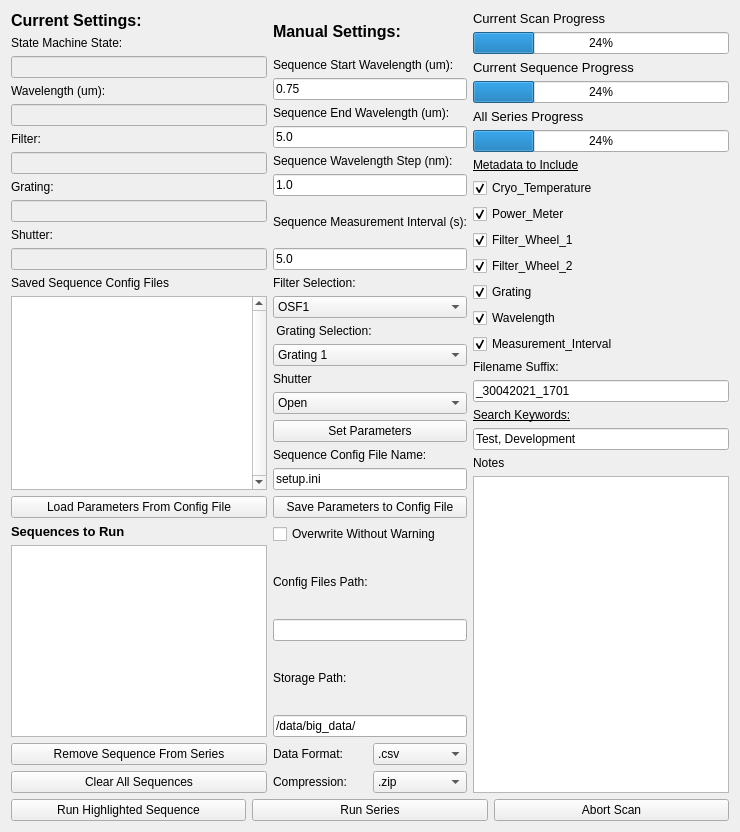
     <widget class="QWidget" name="tab2_single_scan">
      <attribute name="title">
       <string>Sequence</string>
      </attribute>
      <layout class="QGridLayout" name="gridLayout_4">
       <item row="0" column="0" rowspan="2">
        <layout class="QGridLayout" name="current_params_gridLayout_tab2">
         <item row="0" column="0">
          <widget class="QLabel" name="curent_parameters_title_tab2">
           <property name="font">
            <font>
             <pointsize>12</pointsize>
             <weight>75</weight>
             <bold>true</bold>
            </font>
           </property>
           <property name="text">
            <string>Current Settings:</string>
           </property>
          </widget>
         </item>
         <item row="6" column="0">
          <widget class="QLineEdit" name="osf_current_ledit_tab2">
           <property name="enabled">
            <bool>false</bool>
           </property>
          </widget>
         </item>
         <item row="10" column="0">
          <widget class="QLineEdit" name="shutter_current_ledit_tab2">
           <property name="enabled">
            <bool>false</bool>
           </property>
          </widget>
         </item>
         <item row="3" column="0">
          <widget class="QLabel" name="wavelength_current_label_tab2">
           <property name="text">
            <string>Wavelength (um):</string>
           </property>
          </widget>
         </item>
         <item row="7" column="0">
          <widget class="QLabel" name="grating_current_label_tab2">
           <property name="text">
            <string>Grating:</string>
           </property>
          </widget>
         </item>
         <item row="1" column="0">
          <widget class="QLabel" name="state_label_tab2">
           <property name="text">
            <string>State Machine State:</string>
           </property>
          </widget>
         </item>
         <item row="5" column="0">
          <widget class="QLabel" name="osf_current_label_tab2">
           <property name="text">
            <string>Filter:</string>
           </property>
          </widget>
         </item>
         <item row="9" column="0">
          <widget class="QLabel" name="shutter_current_label_tab2">
           <property name="text">
            <string>Shutter:</string>
           </property>
          </widget>
         </item>
         <item row="4" column="0">
          <widget class="QLineEdit" name="wavelength_current_ledit_tab2">
           <property name="enabled">
            <bool>false</bool>
           </property>
           <property name="text">
            <string/>
           </property>
          </widget>
         </item>
         <item row="8" column="0">
          <widget class="QLineEdit" name="grating_current_ledit_tab2">
           <property name="enabled">
            <bool>false</bool>
           </property>
          </widget>
         </item>
         <item row="2" column="0">
          <widget class="QLineEdit" name="state_lineEdit_tab2">
           <property name="enabled">
            <bool>false</bool>
           </property>
          </widget>
         </item>
        </layout>
       </item>
       <item row="0" column="1" rowspan="2">
        <layout class="QVBoxLayout" name="new_params_gridLayout_tab2">
         <item>
          <widget class="QLabel" name="new_parameters_title_tab2">
           <property name="font">
            <font>
             <pointsize>12</pointsize>
             <weight>75</weight>
             <bold>true</bold>
            </font>
           </property>
           <property name="text">
            <string>Manual Settings:</string>
           </property>
          </widget>
         </item>
         <item>
          <widget class="QLabel" name="sequence_start_wave_label">
           <property name="sizePolicy">
            <sizepolicy hsizetype="Maximum" vsizetype="Maximum">
             <horstretch>0</horstretch>
             <verstretch>0</verstretch>
            </sizepolicy>
           </property>
           <property name="text">
            <string>Sequence Start Wavelength (um):</string>
           </property>
          </widget>
         </item>
         <item>
          <widget class="QLineEdit" name="sequence_wave_start_ledit">
           <property name="sizePolicy">
            <sizepolicy hsizetype="Expanding" vsizetype="Maximum">
             <horstretch>0</horstretch>
             <verstretch>0</verstretch>
            </sizepolicy>
           </property>
           <property name="text">
            <string>0.75</string>
           </property>
           <property name="placeholderText">
            <string/>
           </property>
          </widget>
         </item>
         <item>
          <widget class="QLabel" name="sequence_end_wave_label">
           <property name="sizePolicy">
            <sizepolicy hsizetype="Maximum" vsizetype="Maximum">
             <horstretch>0</horstretch>
             <verstretch>0</verstretch>
            </sizepolicy>
           </property>
           <property name="text">
            <string>Sequence End Wavelength (um):</string>
           </property>
          </widget>
         </item>
         <item>
          <widget class="QLineEdit" name="sequence_wave_end_ledit">
           <property name="sizePolicy">
            <sizepolicy hsizetype="Expanding" vsizetype="Maximum">
             <horstretch>0</horstretch>
             <verstretch>0</verstretch>
            </sizepolicy>
           </property>
           <property name="text">
            <string>5.0</string>
           </property>
           <property name="placeholderText">
            <string/>
           </property>
          </widget>
         </item>
         <item>
          <widget class="QLabel" name="sequence_wave_step_label">
           <property name="sizePolicy">
            <sizepolicy hsizetype="Maximum" vsizetype="Maximum">
             <horstretch>0</horstretch>
             <verstretch>0</verstretch>
            </sizepolicy>
           </property>
           <property name="text">
            <string>Sequence Wavelength Step (nm):</string>
           </property>
          </widget>
         </item>
         <item>
          <widget class="QLineEdit" name="sequence_wave_step_ledit">
           <property name="sizePolicy">
            <sizepolicy hsizetype="Expanding" vsizetype="Maximum">
             <horstretch>0</horstretch>
             <verstretch>0</verstretch>
            </sizepolicy>
           </property>
           <property name="text">
            <string>1.0</string>
           </property>
           <property name="placeholderText">
            <string>1.0</string>
           </property>
          </widget>
         </item>
         <item>
          <widget class="QLabel" name="sequence_measure_int_label">
           <property name="text">
            <string>Sequence Measurement Interval (s):</string>
           </property>
          </widget>
         </item>
         <item>
          <widget class="QLineEdit" name="sequence_measure_int_ledit">
           <property name="text">
            <string>5.0</string>
           </property>
           <property name="placeholderText">
            <string/>
           </property>
          </widget>
         </item>
        </layout>
       </item>
       <item row="2" column="0" rowspan="2">
        <layout class="QVBoxLayout" name="add_sequence_verticalLayout_tab2">
         <item>
          <widget class="QLabel" name="sequence_config_files_label_tab2">
           <property name="text">
            <string>Saved Sequence Config Files</string>
           </property>
          </widget>
         </item>
         <item>
          <widget class="QListWidget" name="sequence_config_files_tab2">
           <property name="verticalScrollBarPolicy">
            <enum>Qt::ScrollBarAlwaysOn</enum>
           </property>
           <property name="editTriggers">
            <set>QAbstractItemView::SelectedClicked</set>
           </property>
           <property name="dragEnabled">
            <bool>true</bool>
           </property>
           <property name="dragDropMode">
            <enum>QAbstractItemView::DragOnly</enum>
           </property>
           <property name="selectionMode">
            <enum>QAbstractItemView::SingleSelection</enum>
           </property>
          </widget>
         </item>
         <item>
          <widget class="QPushButton" name="load_sequence_button_tab2">
           <property name="sizePolicy">
            <sizepolicy hsizetype="Minimum" vsizetype="Maximum">
             <horstretch>0</horstretch>
             <verstretch>0</verstretch>
            </sizepolicy>
           </property>
           <property name="text">
            <string>Load Parameters From Config File</string>
           </property>
          </widget>
         </item>
        </layout>
       </item>
       <item row="4" column="0" rowspan="2">
        <layout class="QVBoxLayout" name="run_series_verticalLayout_tab2">
         <item>
          <widget class="QLabel" name="series_configs_label_tab2">
           <property name="font">
            <font>
             <pointsize>10</pointsize>
             <weight>75</weight>
             <bold>true</bold>
            </font>
           </property>
           <property name="text">
            <string>Sequences to Run</string>
           </property>
          </widget>
         </item>
         <item>
          <widget class="QListWidget" name="series_config_files_tab2">
           <property name="verticalScrollBarPolicy">
            <enum>Qt::ScrollBarAsNeeded</enum>
           </property>
           <property name="editTriggers">
            <set>QAbstractItemView::CurrentChanged|QAbstractItemView::SelectedClicked</set>
           </property>
           <property name="dragEnabled">
            <bool>true</bool>
           </property>
           <property name="dragDropMode">
            <enum>QAbstractItemView::DragDrop</enum>
           </property>
           <property name="selectionMode">
            <enum>QAbstractItemView::SingleSelection</enum>
           </property>
          </widget>
         </item>
         <item>
          <widget class="QPushButton" name="remove_sequence_button_tab2">
           <property name="text">
            <string>Remove Sequence From Series</string>
           </property>
          </widget>
         </item>
         <item>
          <widget class="QPushButton" name="clear_all_sequences_button_tab_2">
           <property name="text">
            <string>Clear All Sequences</string>
           </property>
          </widget>
         </item>
        </layout>
       </item>
       <item row="6" column="0" colspan="3">
        <layout class="QHBoxLayout" name="run_bottons_horizontalLayout_tab2">
         <item>
          <widget class="QPushButton" name="run_single_tab2">
           <property name="text">
            <string>Run Highlighted Sequence</string>
           </property>
          </widget>
         </item>
         <item>
          <widget class="QPushButton" name="run_series_tab2">
           <property name="text">
            <string>Run Series</string>
           </property>
          </widget>
         </item>
         <item>
          <widget class="QPushButton" name="abort_scan_button_tab2">
           <property name="text">
            <string>Abort Scan</string>
           </property>
          </widget>
         </item>
        </layout>
       </item>
       <item row="2" column="1" rowspan="2">
        <layout class="QVBoxLayout" name="new_params2_gridLayout_tab2">
         <item>
          <widget class="QLabel" name="osf_select_label_tab2">
           <property name="text">
            <string>Filter Selection:</string>
           </property>
          </widget>
         </item>
         <item>
          <widget class="QComboBox" name="osf_select_cbox">
           <item>
            <property name="text">
             <string>OSF1</string>
            </property>
           </item>
           <item>
            <property name="text">
             <string>OSF2</string>
            </property>
           </item>
           <item>
            <property name="text">
             <string>OSF3</string>
            </property>
           </item>
           <item>
            <property name="text">
             <string>OSF4</string>
            </property>
           </item>
          </widget>
         </item>
         <item>
          <widget class="QLabel" name="grating_select_label_tab2">
           <property name="text">
            <string> Grating Selection:</string>
           </property>
          </widget>
         </item>
         <item>
          <widget class="QComboBox" name="grating_select_cbox_tab2">
           <property name="currentIndex">
            <number>0</number>
           </property>
           <item>
            <property name="text">
             <string>Grating 1</string>
            </property>
           </item>
           <item>
            <property name="text">
             <string>Grating 2</string>
            </property>
           </item>
           <item>
            <property name="text">
             <string>Grating 3</string>
            </property>
           </item>
          </widget>
         </item>
         <item>
          <widget class="QLabel" name="shutter_position_label_tab2">
           <property name="text">
            <string>Shutter</string>
           </property>
          </widget>
         </item>
         <item>
          <widget class="QComboBox" name="shutter_position_cbox_tab2">
           <item>
            <property name="text">
             <string>Open</string>
            </property>
           </item>
           <item>
            <property name="text">
             <string>Closed</string>
            </property>
           </item>
          </widget>
         </item>
         <item>
          <widget class="QPushButton" name="set_parameters_button_tab2">
           <property name="text">
            <string>Set Parameters</string>
           </property>
          </widget>
         </item>
         <item>
          <widget class="QLabel" name="sequence_name_label_tab2">
           <property name="sizePolicy">
            <sizepolicy hsizetype="Preferred" vsizetype="Maximum">
             <horstretch>0</horstretch>
             <verstretch>0</verstretch>
            </sizepolicy>
           </property>
           <property name="text">
            <string>Sequence Config File Name:</string>
           </property>
          </widget>
         </item>
         <item>
          <widget class="QLineEdit" name="sequence_name_ledit_tab2">
           <property name="text">
            <string>setup.ini</string>
           </property>
           <property name="placeholderText">
            <string/>
           </property>
          </widget>
         </item>
         <item>
          <widget class="QPushButton" name="save_sequence_pushButton_tab2">
           <property name="text">
            <string>Save Parameters to Config File</string>
           </property>
          </widget>
         </item>
        </layout>
       </item>
       <item row="5" column="1">
        <layout class="QVBoxLayout" name="data_format_verticalLayout_tab2">
         <item>
          <layout class="QHBoxLayout" name="data_format_horizontalLayout_tab2">
           <item>
            <widget class="QLabel" name="data_format_label_tab2">
             <property name="text">
              <string>Data Format:</string>
             </property>
            </widget>
           </item>
           <item>
            <widget class="QComboBox" name="data_format_comboBox_tab2">
             <property name="currentText">
              <string>.csv</string>
             </property>
             <item>
              <property name="text">
               <string>.csv</string>
              </property>
             </item>
             <item>
              <property name="text">
               <string>.fits</string>
              </property>
             </item>
             <item>
              <property name="text">
               <string>.json</string>
              </property>
             </item>
             <item>
              <property name="text">
               <string>.parquet</string>
              </property>
             </item>
            </widget>
           </item>
          </layout>
         </item>
         <item>
          <layout class="QHBoxLayout" name="compression_horizontalLayout_tab2">
           <item>
            <widget class="QLabel" name="compresssion_label_tab2">
             <property name="text">
              <string>Compression:</string>
             </property>
            </widget>
           </item>
           <item>
            <widget class="QComboBox" name="compression_comboBox_tab2">
             <property name="currentText">
              <string>.zip</string>
             </property>
             <item>
              <property name="text">
               <string>.zip</string>
              </property>
             </item>
             <item>
              <property name="text">
               <string>.tgz</string>
              </property>
             </item>
             <item>
              <property name="text">
               <string>.tar</string>
              </property>
             </item>
            </widget>
           </item>
          </layout>
         </item>
        </layout>
       </item>
       <item row="0" column="2">
        <layout class="QVBoxLayout" name="progressBar_verticalLayout_tab1_2">
         <item>
          <widget class="QLabel" name="scan_progress_label_tab2">
           <property name="font">
            <font>
             <pointsize>10</pointsize>
            </font>
           </property>
           <property name="text">
            <string>Current Scan Progress</string>
           </property>
          </widget>
         </item>
         <item>
          <widget class="QProgressBar" name="scan_progressBar_tab2">
           <property name="value">
            <number>24</number>
           </property>
          </widget>
         </item>
         <item>
          <widget class="QLabel" name="sequence_progress_label_tab1_2">
           <property name="font">
            <font>
             <pointsize>10</pointsize>
            </font>
           </property>
           <property name="text">
            <string>Current Sequence Progress</string>
           </property>
          </widget>
         </item>
         <item>
          <widget class="QProgressBar" name="sequence_progressBar_tab1_2">
           <property name="value">
            <number>24</number>
           </property>
          </widget>
         </item>
         <item>
          <widget class="QLabel" name="series_progress_label_tab1_2">
           <property name="font">
            <font>
             <pointsize>10</pointsize>
            </font>
           </property>
           <property name="text">
            <string>All Series Progress</string>
           </property>
          </widget>
         </item>
         <item>
          <widget class="QProgressBar" name="series_progressBar_tab1_2">
           <property name="value">
            <number>24</number>
           </property>
          </widget>
         </item>
        </layout>
       </item>
       <item row="4" column="1">
        <layout class="QVBoxLayout" name="config_files_verticalLayout_tab2">
         <item>
          <widget class="QCheckBox" name="overwrite_checkBox_tab2">
           <property name="text">
            <string>Overwrite Without Warning</string>
           </property>
          </widget>
         </item>
         <item>
          <widget class="QLabel" name="config_path_label_tab2">
           <property name="text">
            <string>Config Files Path:</string>
           </property>
          </widget>
         </item>
         <item>
          <widget class="QLineEdit" name="config_path_lineEdit_tab2">
           <property name="text">
            <string/>
           </property>
           <property name="placeholderText">
            <string/>
           </property>
          </widget>
         </item>
         <item>
          <widget class="QLabel" name="storage_path_label_tab2">
           <property name="text">
            <string>Storage Path:</string>
           </property>
          </widget>
         </item>
         <item>
          <widget class="QLineEdit" name="storage_path_lineEdit_tab2">
           <property name="text">
            <string>/data/big_data/</string>
           </property>
           <property name="placeholderText">
            <string/>
           </property>
          </widget>
         </item>
        </layout>
       </item>
       <item row="1" column="2" rowspan="5">
        <layout class="QVBoxLayout" name="metadata_verticalLayout_tab2">
         <item>
          <widget class="QLabel" name="metadata_label_tab2">
           <property name="font">
            <font>
             <underline>true</underline>
            </font>
           </property>
           <property name="text">
            <string>Metadata to Include</string>
           </property>
          </widget>
         </item>
         <item>
          <widget class="QCheckBox" name="cryo_checkBox">
           <property name="enabled">
            <bool>true</bool>
           </property>
           <property name="text">
            <string>Cryo_Temperature</string>
           </property>
           <property name="checked">
            <bool>true</bool>
           </property>
          </widget>
         </item>
         <item>
          <widget class="QCheckBox" name="power_meter_checkBox">
           <property name="text">
            <string>Power_Meter</string>
           </property>
           <property name="checked">
            <bool>true</bool>
           </property>
          </widget>
         </item>
         <item>
          <widget class="QCheckBox" name="filter_wheel_1_checkBox">
           <property name="text">
            <string>Filter_Wheel_1</string>
           </property>
           <property name="checked">
            <bool>true</bool>
           </property>
          </widget>
         </item>
         <item>
          <widget class="QCheckBox" name="filter_wheel_2_checkBox">
           <property name="text">
            <string>Filter_Wheel_2</string>
           </property>
           <property name="checked">
            <bool>true</bool>
           </property>
          </widget>
         </item>
         <item>
          <widget class="QCheckBox" name="grating_checkBox">
           <property name="text">
            <string>Grating</string>
           </property>
           <property name="checked">
            <bool>true</bool>
           </property>
          </widget>
         </item>
         <item>
          <widget class="QCheckBox" name="wavelength_checkBox">
           <property name="text">
            <string>Wavelength</string>
           </property>
           <property name="checked">
            <bool>true</bool>
           </property>
          </widget>
         </item>
         <item>
          <widget class="QCheckBox" name="meas_int_checkBox">
           <property name="text">
            <string>Measurement_Interval</string>
           </property>
           <property name="checked">
            <bool>true</bool>
           </property>
          </widget>
         </item>
         <item>
          <widget class="QLabel" name="filename_suffix_label_tab2">
           <property name="text">
            <string>Filename Suffix:</string>
           </property>
          </widget>
         </item>
         <item>
          <widget class="QLineEdit" name="filename_suffix_lineEdit_tab2">
           <property name="text">
            <string>_30042021_1701</string>
           </property>
           <property name="placeholderText">
            <string/>
           </property>
          </widget>
         </item>
         <item>
          <widget class="QLabel" name="keywords_label_tab2">
           <property name="font">
            <font>
             <underline>true</underline>
            </font>
           </property>
           <property name="text">
            <string>Search Keywords:</string>
           </property>
          </widget>
         </item>
         <item>
          <widget class="QLineEdit" name="keywords_lineEdit_tab2">
           <property name="text">
            <string>Test, Development</string>
           </property>
           <property name="placeholderText">
            <string/>
           </property>
          </widget>
         </item>
         <item>
          <widget class="QLabel" name="notes_label_tab2">
           <property name="text">
            <string>Notes</string>
           </property>
          </widget>
         </item>
         <item>
          <widget class="QTextBrowser" name="notes_textBrowser_tab2"/>
         </item>
        </layout>
       </item>
      </layout>
     </widget>
